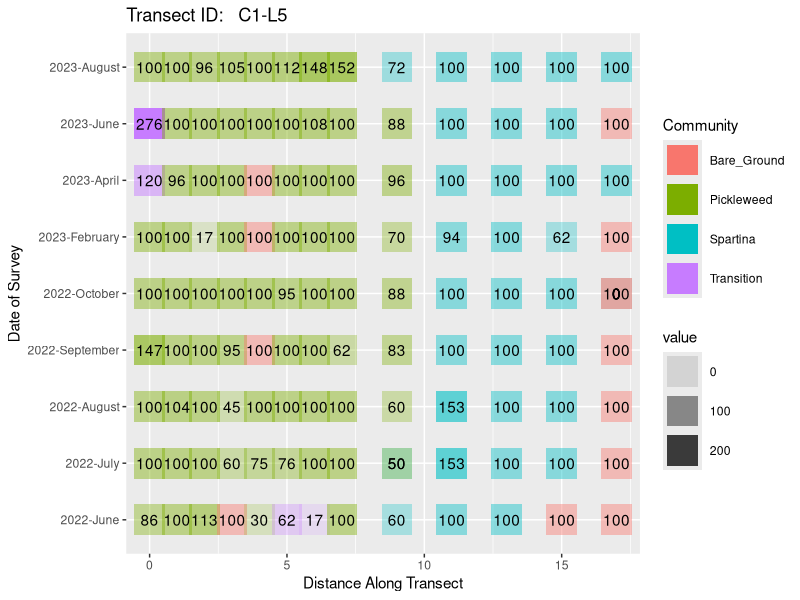

Generate this figure with R:
library(readxl)
library(tidyverse)
library(dplyr)



### Original code chunk. Superseded below ###

vegdata <- read_xlsx("data/VegData.xlsx", sheet = "Data")
  
  
DominantCommunity <- vegdata %>% 
  select(Month:Percent_Bare_Ground) %>% 
  mutate(Date = paste0(Month, "_", Year)) %>% 
  pivot_longer(cols = c("Percent_Spartina", "Percent_Pickleweed", "Percent_Upland", "Percent_Bare_Ground"),
               names_to = "Community") %>%
  nest(data = c("Community", "value")) %>%
  mutate(domComm = map(.x = data, ~slice_max(.x, order_by = value, n = 1)),
         .keep = "unused") %>%
  unnest(domComm) %>% 
  mutate(Community = str_remove(Community, "Percent_"))

# nest-mutate-map: use when you want to summarize on groups of rows *watch video: https://www.youtube.com/watch?v=nXQDiCTLTgU&t=1395s*






###  9/19/2023 Starting here I am using the raw veg data without any calculations. This code chunk DOES NOT calculate veg cover relative to bare ground. 
# Code is superseded below.   


vegdata <- read_xlsx("data/VegData_raw.xlsx", sheet = "Data")



DominantCommunity <- vegdata %>% 
  mutate_at(c('MeIn', 'DiGr', 'RaSa', 'CaMa', 'SaSo', 'Lolium', 'FrSa', 'Fabiaceae','Vicia', 'Sonc', 'Xant', 'LeTr', 'Coytote_Bush','BoMa'), as.numeric) %>% 
  mutate_if(is.numeric, list(~replace_na(., 0))) %>% 
  mutate(Total_Veg_Quad = select(.,SpFo:SpMa, MeIn:Lolium, GrSt:LeTr) %>% rowSums(na.rm = TRUE)) %>% 
  mutate(Bare_Ground = ((BaGr_1 + BaGr_2)/25)*100) %>% 
  mutate(Spartina = ((SpFo/Total_Veg_Quad))*100) %>% 
  mutate(Pickleweed = ((select(.,SaPa:BoMa, SaSo, PicklePups) %>% rowSums(na.rm = TRUE))/Total_Veg_Quad)*100) %>% 
  mutate(Transition = ((select(.,AtPx:SpMa,MeIn:Lolium,GrSt:MePo, Vicia:LeTr) %>% rowSums(na.rm = TRUE))/Total_Veg_Quad)*100) %>% 
  mutate(across(where(is.numeric), ~round(., 0))) %>% 
  mutate(Date = paste0(Year, "-", Month)) %>% 
  pivot_longer(cols = c("Spartina", "Pickleweed", "Transition", "Bare_Ground"),
               names_to = "Community") %>%
  nest(data = c("Community", "value")) %>%
  mutate(DominantCommunity = map(.x = data, ~slice_max(.x, order_by = value, n = 1)),
         .keep = "unused") %>%
  unnest(DominantCommunity) 

#To list in order of date:

DominantCommunity$Date <- factor(DominantCommunity$Date, levels = c("2022-June", "2022-July", "2022-August", "2022-September", "2022-October", "2023-February","2023-April", "2023-June", "2023-August"))







### 9/26/2023 New code chunk that calculates absolute veg cover relative to bare ground (i.e. what percent of the vegetation present in each quadrat that each community makes #up)

DominantCommunityAbsolute <- vegdata %>% 
  mutate_at(c('MeIn', 'DiGr', 'RaSa', 'CaMa', 'SaSo', 'Lolium', 'FrSa', 'Fabiaceae','Vicia', 'Sonc', 'Xant', 'LeTr', 'Coytote_Bush','BoMa'), as.numeric) %>% 
  mutate_if(is.numeric, list(~replace_na(., 0))) %>% 
  mutate(Total_Veg = 25-(BaGr_1 + BaGr_2)) %>% 
  mutate(Bare_Ground = ((BaGr_1 + BaGr_2)/25)*100) %>% 
  mutate(Total_Veg_Quad = select(.,SpFo:SpMa, MeIn:Lolium, GrSt:LeTr) %>% rowSums(na.rm = TRUE)) %>%
  mutate(Spartina = ((SpFo/Total_Veg))*100) %>% 
  mutate(Pickleweed = ((select(.,SaPa:BoMa, SaSo, PicklePups) %>% rowSums(na.rm = TRUE))/Total_Veg)*100) %>% 
  mutate(Transition = ((select(.,AtPx:SpMa,MeIn:Lolium,GrSt:MePo, Vicia:LeTr) %>% rowSums(na.rm = TRUE))/Total_Veg)*100) %>% 
  mutate(across(where(is.numeric), ~round(., 0))) %>% 
  mutate(Date = paste0(Year, "-", Month)) %>% 
  mutate(Bare_Ground = replace(Bare_Ground, Bare_Ground != 100, 0)) %>%
  pivot_longer(cols = c("Spartina", "Pickleweed", "Transition", "Bare_Ground"),
               names_to = "Community") %>%
  nest(data = c("Community", "value")) %>%
  mutate(DominantCommunityAbsolute = map(.x = data, ~slice_max(.x, order_by = value, n = 1)),
         .keep = "unused") %>%
  unnest(DominantCommunityAbsolute) 

#And finally, to list in order of date:

DominantCommunityAbsolute$Date <- factor(DominantCommunityAbsolute$Date, levels = c("2022-June", "2022-July", "2022-August", "2022-September", "2022-October", "2023-February","2023-April", "2023-June", "2023-August"))









### PLOTTING ###



#Now I will attempt lollipop plots:

#General Notes: Need to figure out how to tell it to ID 50/50 dominance bw plant communities !!!!!!


ggplot(subset(DominantCommunityAbsolute, Transect_ID %in% "C1-L5"), aes(x= Distance_meters, y= Date)) +
  geom_point(aes(x= Distance_meters, alpha= value, color= Community), shape= 15, size= 10) +
  geom_text(aes(label= value)) +
  labs(
    title = "Transect ID:   C1-L5") +
  xlab("Distance Along Transect") +
  ylab("Date of Survey")
#Plot notes: Light patch (4) SpFo detected in April 2023, 0 SpFo counted in June 2023, but 25 SpFo at q-17 in August 2023 Hmmmm


